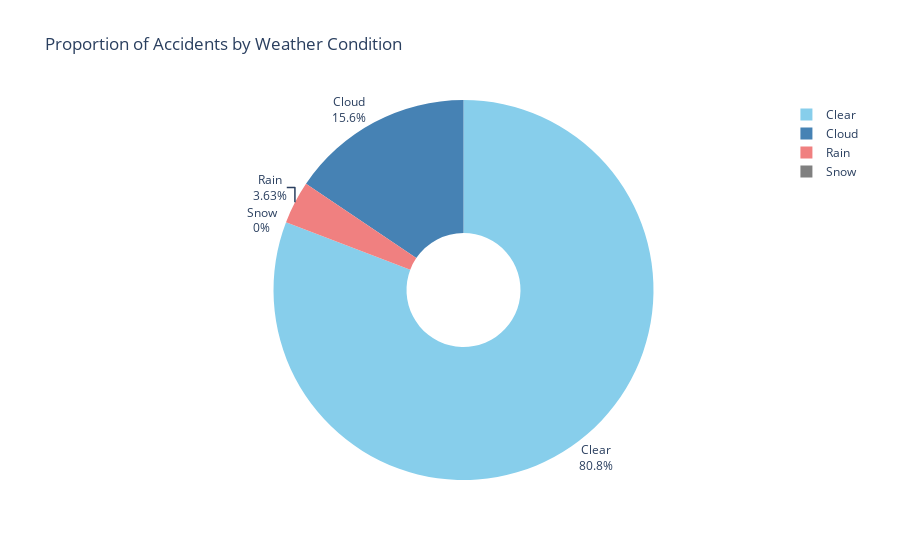

The notebook cell this image was saved under:
### Code cell
# 데이터
weather_conditions = ["Clear", "Cloud", "Rain", "Snow"]
auto_acci = [auto_cnt0, auto_cnt1, auto_cnt2, auto_cnt3]
colors = ["skyblue", "steelblue", "lightcoral", "gray"]

# 데이터 준비
data = pd.DataFrame({
    'Weather': weather_conditions,
    'Accidents': auto_acci
})

# 원형그래프 생성 (Plotly)
fig = px.pie(data, values='Accidents', names='Weather', title='Proportion of Accidents by Weather Condition',
             color_discrete_sequence=colors, hole=0.3)  # 도넛형으로 설정 가능
fig.update_traces(textposition='outside', textinfo='percent+label')  # 텍스트를 바깥에 표시

# 출력
fig.show()

### Figure 1 — Plotly figure (JSON) as saved in the notebook; plotly's stock layout.template omitted (floating-point values rounded to 4 significant figures)
{"data": [{"domain": {"x": [0, 1], "y": [0, 1]}, "hole": 0.3, "hovertemplate": "Weather=%{label}<br>Accidents=%{value}<extra></extra>", "labels": ["Clear", "Cloud", "Rain", "Snow"], "legendgroup": "", "name": "", "showlegend": true, "textinfo": "percent+label", "textposition": "outside", "type": "pie", "values": [556, 107, 25, 0]}], "layout": {"legend": {"tracegroupgap": 0}, "piecolorway": ["skyblue", "steelblue", "lightcoral", "gray"], "title": {"text": "Proportion of Accidents by Weather Condition"}}}
